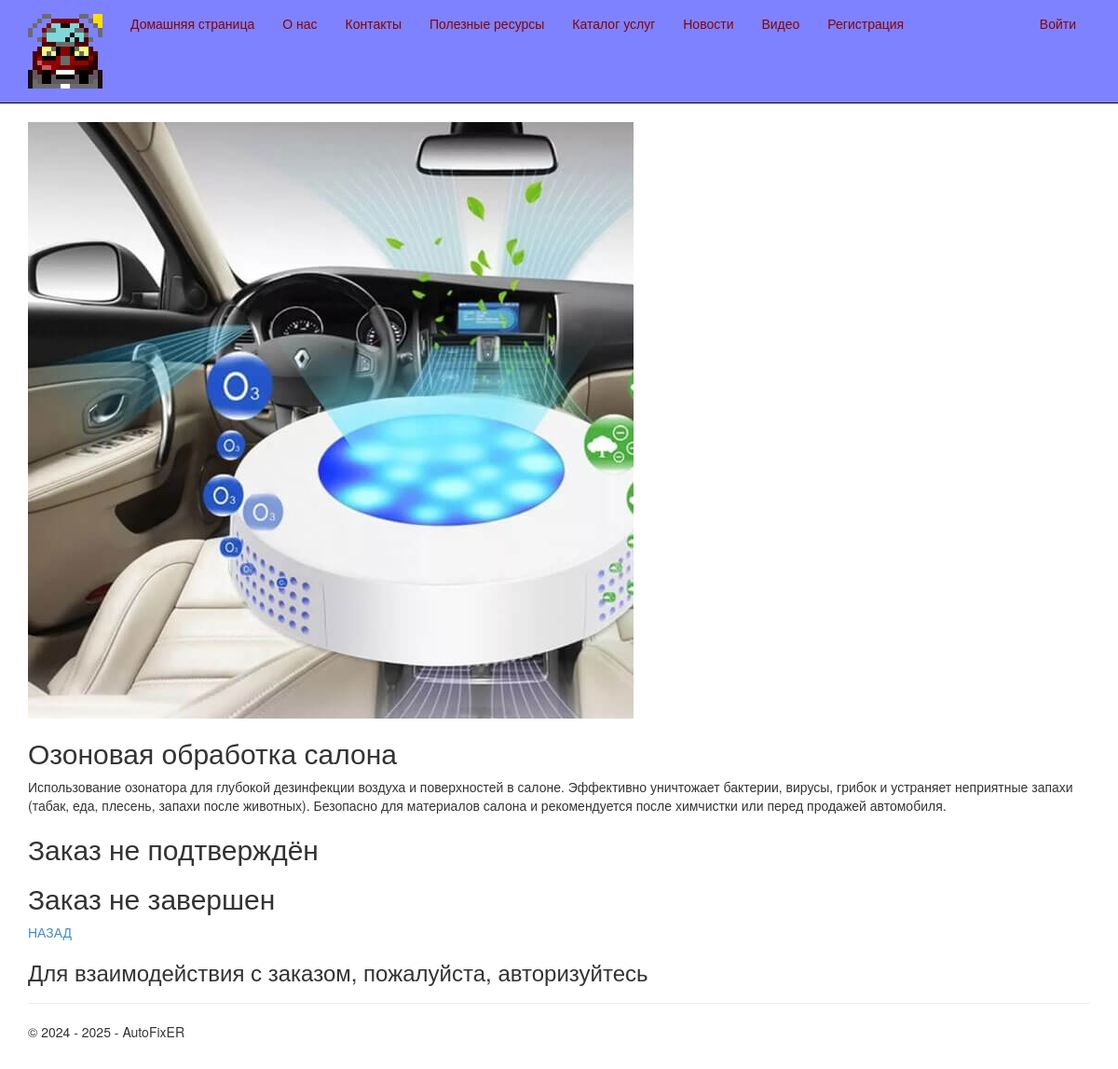
The page /orderpost/13/ on the database its author committed.
### app/models.py (models this page shows, shortened)
class Order(models.Model):
    service = models.ForeignKey(Service, null=True, blank=True, on_delete = models.SET_NULL, verbose_name = "Услуга")
    customer = models.ForeignKey(User, null=True, blank=True, on_delete = models.SET_NULL, verbose_name = "Покупатель")
    confrim = models.BooleanField(default=False, verbose_name="Подтвержден")
    ordered = models.DateTimeField(default=datetime.now(), db_index=True, verbose_name="Заказан")
    price = models.IntegerField(default=0, verbose_name="Цена")
    completed = models.BooleanField(default=False, verbose_name="Завершен")
    class Meta:
        db_table = "Orders" # имя таблицы для модели
        ordering = ["-id"] # порядок сортировки данных в модели ("-" означает по убыванию)
        verbose_name = "заказ"
        verbose_name_plural = "заказы"

class Service(models.Model):
    title = models.CharField(max_length=100, verbose_name="Заголовок")
    description = models.TextField(verbose_name="Краткое содержание")
    content = models.TextField(verbose_name="Полное содержание")
    price = models.IntegerField(default=0, verbose_name="Цена")
    image = models.FileField(default='temp.jpg', verbose_name='Путь к картинке')
    category = models.CharField(default='', max_length=100, verbose_name="Категория")
    class Meta:
        db_table = "Services" # имя таблицы для модели
        ordering = ["-price"] # порядок сортировки данных в модели ("-" означает по убыванию)
        verbose_name = "услуга"
        verbose_name_plural = "услуги"

### app/views.py (the view)
# urls.py: path('orderpost/<int:parametr>/', views.orderpost, name='orderpost'),
def orderpost(request, parametr):
    order_1 = Order.objects.get(id=parametr)
    if request.method == "POST":
        order_1.delete()
        return redirect('basket')
    assert isinstance(request, HttpRequest)
    return render(
        request,
        'app/orderpost.html',
        {
            'title':order_1.service.title,
            'order_1':order_1,
            'year':datetime.now().year,
            }
        )

### app/templates/app/orderpost.html
{% extends "app/layout.html" %}
{% block content %}
{% if order_1.service.image and order_1.service.image.url != '/media/temp.jpg' %}
<img src="{{ order_1.service.image.url }}" alt=" Картинка услуги" />
{% endif %}
<h2> {{order_1.service.title}} </h2>
<p> {{order_1.service.content|linebreaksbr}} </p>
{% if order_1.confrim %}
<h2> Заказ подтверждён </h2>
{% else %}
<h2> Заказ не подтверждён </h2>
{% endif %}
{% if order_1.completed %}
<h2> Заказ завершен </h2>
{% else %}
<h2> Заказ не завершен </h2>
{% endif %}
<p><a href="{% url 'basket' %}"> НАЗАД </a></p>
{% if user.is_authenticated %}
<form method="POST">
    {% csrf_token %}
    <div>
        <button type="submit" class="save btn btn-default"> Удалить </button>
    </div>
</form>
{% else %}
<h3> Для взаимодействия с заказом, пожалуйста, авторизуйтесь </h3>
{% endif %}
{% endblock %}

### app/static/app/content/site.css (style rules this page uses)
body { padding-top: 0px; padding-bottom: 20px; }

### rows shown on the page
Order: service.image (picture), service "Озоновая обработка салона", service.content "Использование озонатора для глубокой дезинфекции воздуха и поверхностей в салоне. Эффективно уничтожает бактерии, вирусы, грибок и устраняет неприятные запахи (табак, еда, плесень, запахи после животных). Безопасно для материалов салона и рекомендуется после химчистки или перед продажей автомобиля."
